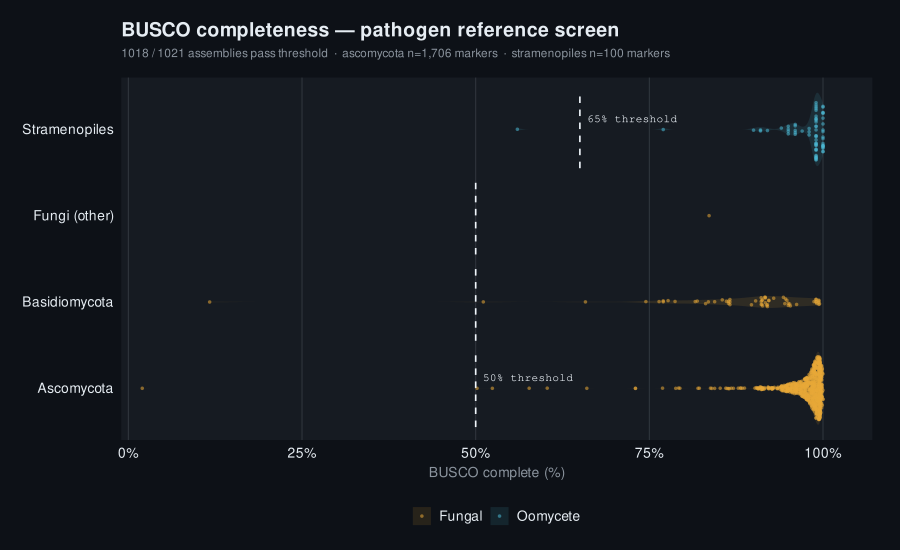

Recreate this plot in R.
#!/usr/bin/env Rscript
# busco_completeness.R — artistic overview of BUSCO screen results
# Output: 03_kraken/utilities/busco/figures/busco_completeness.pdf + .png

suppressPackageStartupMessages({
  library(ggplot2)
  library(ggforce)     # geom_sina
  library(dplyr)
  library(tidyr)
  library(forcats)
  library(scales)
})

# ── data ─────────────────────────────────────────────────────────────────────

scores <- read.delim("03_kraken/utilities/busco/data/busco_scores.tsv", stringsAsFactors = FALSE) |>
  filter(status %in% c("pass", "fail")) |>
  mutate(
    lineage = recode(busco_lineage,
      ascomycota_odb10    = "Ascomycota",
      basidiomycota_odb10 = "Basidiomycota",
      fungi_odb10         = "Fungi (other)",
      stramenopiles_odb10 = "Stramenopiles"
    ),
    lineage = factor(lineage,
      levels = c("Ascomycota", "Basidiomycota", "Fungi (other)", "Stramenopiles")),
    kingdom = if_else(kingdom == "oomycete", "Oomycete", "Fungal"),
    threshold = if_else(kingdom == "Oomycete", 65, 50)
  )

# per-lineage threshold lines (one value per lineage)
thresholds <- scores |>
  distinct(lineage, threshold)

n_pass  <- sum(scores$status == "pass")
n_total <- nrow(scores)

# ── palette ──────────────────────────────────────────────────────────────────

pal <- c("Fungal" = "#e8a838", "Oomycete" = "#4cb8d4")

bg      <- "#0d1117"
panel   <- "#161b22"
grid_c  <- "#30363d"
text_c  <- "#e6edf3"
subtext <- "#8b949e"

# ── plot ─────────────────────────────────────────────────────────────────────

p <- ggplot(scores, aes(x = complete_pct, y = lineage, colour = kingdom, fill = kingdom)) +

  # --- violin background ---
  geom_violin(
    aes(group = lineage),
    width = 0.85, alpha = 0.12, linewidth = 0,
    colour = NA
  ) +

  # --- sina dots ---
  geom_sina(
    aes(group = lineage),
    size = 1.2, alpha = 0.55, stroke = 0,
    maxwidth = 0.75
  ) +

  # --- pass threshold lines ---
  geom_segment(
    data = thresholds,
    aes(x = threshold, xend = threshold,
        y = as.numeric(lineage) - 0.45,
        yend = as.numeric(lineage) + 0.45),
    colour = "#f0f6fc", linewidth = 0.55, linetype = "dashed",
    inherit.aes = FALSE
  ) +

  # --- threshold label (once per unique value) ---
  geom_text(
    data = thresholds |> distinct(threshold, .keep_all = TRUE),
    aes(x = threshold, y = lineage, label = paste0(threshold, "% threshold")),
    hjust = -0.08, vjust = -1.0,
    colour = "#f0f6fc", size = 2.8, family = "mono",
    inherit.aes = FALSE
  ) +

  scale_colour_manual(values = pal, name = NULL) +
  scale_fill_manual(values = pal, name = NULL) +
  scale_x_continuous(
    limits = c(0, 102),
    breaks = seq(0, 100, 25),
    labels = paste0(seq(0, 100, 25), "%"),
    expand = expansion(mult = c(0.01, 0.05))
  ) +

  labs(
    title    = "BUSCO completeness — pathogen reference screen",
    subtitle = sprintf(
      "%d / %d assemblies pass threshold  ·  ascomycota n=1,706 markers  ·  stramenopiles n=100 markers",
      n_pass, n_total
    ),
    x = "BUSCO complete (%)",
    y = NULL
  ) +

  theme_minimal(base_size = 12) +
  theme(
    plot.background   = element_rect(fill = bg, colour = NA),
    panel.background  = element_rect(fill = panel, colour = NA),
    panel.grid.major.x = element_line(colour = grid_c, linewidth = 0.35),
    panel.grid.minor.x = element_blank(),
    panel.grid.major.y = element_blank(),
    panel.grid.minor.y = element_blank(),

    axis.text   = element_text(colour = text_c, size = 10),
    axis.title  = element_text(colour = subtext, size = 10),
    axis.ticks  = element_blank(),

    plot.title    = element_text(colour = text_c,  size = 14, face = "bold",
                                 margin = margin(b = 4)),
    plot.subtitle = element_text(colour = subtext,  size = 8.5,
                                 margin = margin(b = 12)),
    plot.margin   = margin(16, 20, 12, 16),

    legend.position   = "bottom",
    legend.background = element_rect(fill = bg, colour = NA),
    legend.text       = element_text(colour = text_c, size = 10),
    legend.key.size   = unit(0.9, "lines"),

    strip.text = element_text(colour = text_c)
  )

# ── save ─────────────────────────────────────────────────────────────────────

out_dir <- "03_kraken/utilities/busco/figures"
dir.create(out_dir, recursive = TRUE, showWarnings = FALSE)

ggsave(file.path(out_dir, "busco_completeness.pdf"),
       p, width = 9, height = 5.5, device = cairo_pdf)
ggsave(file.path(out_dir, "busco_completeness.png"),
       p, width = 9, height = 5.5, dpi = 180)

cat(sprintf("Saved to %s/busco_completeness.{pdf,png}\n", out_dir))
